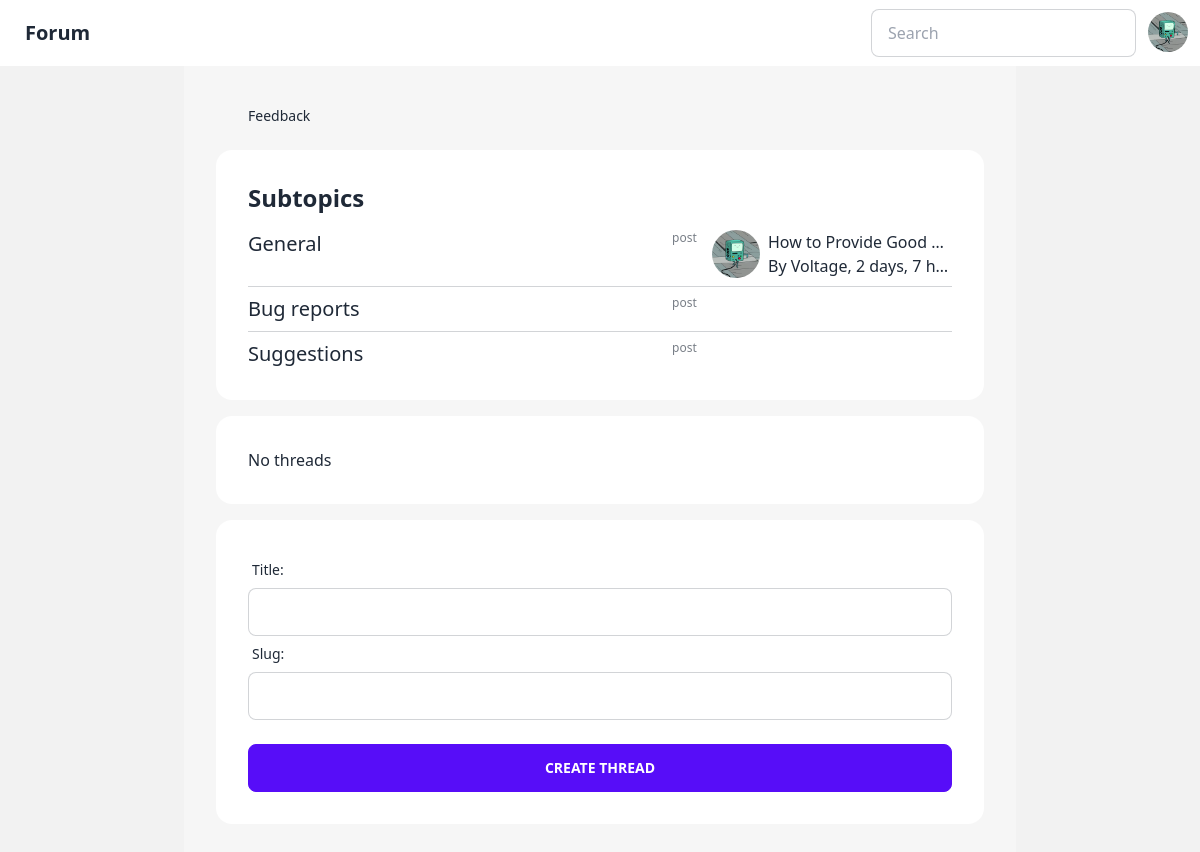
The page /topic/feedback/ (signed in) on the database its author committed.
### app/models.py (models this page shows, shortened)
class SubTopic(models.Model):
    slug = models.SlugField()
    name = models.CharField(max_length=150)
    description = models.CharField(max_length=150, blank=True)
    created_at = models.DateTimeField(auto_now=True)
    topic = models.ForeignKey(
        "self", on_delete=models.DO_NOTHING, null=True, blank=True
    )
    def new(self):
        return self.created_at > now() - timedelta(days=7)
    class Meta:
        unique_together = ["slug", "topic"]
    def path(self) -> list[SubTopic]:
        path = self.topic.path() if self.topic is not None else []
        return path + [self]
    def get_absolute_url(self):
        if self.topic == None:
            return reverse("topic", kwargs={"topic": self.slug})
        return reverse("topic", kwargs={"topic": self.slug, "topic_pk": self.topic.pk})

class Thread(models.Model):
    subtopic = models.ForeignKey(SubTopic, on_delete=models.DO_NOTHING)
    title = models.CharField(max_length=150)
    slug = models.SlugField()
    author = models.ForeignKey(User, on_delete=models.DO_NOTHING)
    created_at = models.DateTimeField(auto_now=True)
    class Meta:
        unique_together = ["slug", "subtopic"]
    def get_absolute_url(self):
        return reverse(
            "thread", kwargs={"thread": self.slug, "topic_pk": self.subtopic.pk}
        )

class Post(models.Model):
    author = models.ForeignKey(User, on_delete=models.DO_NOTHING)
    thread = models.ForeignKey(Thread, on_delete=models.DO_NOTHING)
    content = models.CharField(max_length=1500)
    created_at = models.DateTimeField(auto_now=True)
    class Meta:
        get_latest_by = "created_at"
    def get_absolute_url(self):
        posts: models.Manager[Post] = self.thread.post_set
        index = posts.filter(pk__lt=self.pk).count()
        page = index // 10 + 1
        return f"{self.thread.get_absolute_url()}?page={page}#post-{self.pk}"

### app/views.py (the view, shortened to what this page needs)
# urls.py: path("topic/<slug:topic>/", TopicView.as_view(), name="topic"),
class TopicView(CreateView):
    template_name = "topic.html"
    form_class = CreateThreadForm
    def get_initial(self) -> typing.Dict[str, typing.Any]:
        return {
            "slug": self.request.GET.get("slug"),
        }
    def get_context_data(self, **kwargs: typing.Any) -> typing.Dict[str, typing.Any]:
        context = super().get_context_data(**kwargs)
        topic = SubTopic.objects.get(
            slug=self.kwargs["topic"], topic__pk=self.kwargs.get("topic_pk", None)
        )
        threads: Manager[Thread] = topic.thread_set
        context["topic"] = topic
        paginator = Paginator(
            threads.all(),
            10,
        )
        page = self.request.GET.get("page", 1)
        context["paginator"] = paginator
        context["object_list"] = paginator.page(page)
        context["page"] = page
        return context

### app/forms.py
class CreateThreadForm(forms.ModelForm):
    class Meta:
        model = Thread
        exclude = ["author", "subtopic"]
        widgets = {
            "slug": SlugWidget(),
        }

### app/templates/topic.html (shortened to what this page needs)
{% extends 'base.html' %}
{% block main %} {% include 'navbar.html' %}
{% load static %} {% static 'avatar.gif' as avatar %}
{% load humanize %}
<main class="bg-base-200">
  <div class="container mx-auto md:px-24">
    <div class="bg-base-100/30 grid p-8 gap-4">
      <div class="text-sm breadcrumbs ml-8">
        <ul>
          {% for topic in topic.path %}
          <li>
            <a
              href="{{ topic.get_absolute_url }}"
              >{{topic.name}}</a
            >
          </li>
          {% endfor %}
        </ul>
      </div>
      {% if topic.subtopic_set.count %}
      <div class="card bg-base-100">
        <div class="card-body">
          <div class="card-title !text-2xl">Subtopics</div>
          <ul class="divide-y gap-2 grid divide-base-content/20">
            {% for subtopic in topic.subtopic_set.all %}
            <li>{% include 'subtopic.html' %}</li>
            {% endfor%}
          </ul>
        </div>
      </div>
      {% endif %}
      <div class="card bg-base-100">
        <div class="card-body">
          {% if object_list|length > 0 %}
            {% for thread in object_list %}
              {% with post=thread.post_set.latest %} {% if post %}
                {% load static %} {% static "avatar.gif" as avatar %}
              {%endif %} {%endwith%}
            {% endfor%}
          {% else %} No threads {% endif %}
        </div>
      </div>
      <div class="card bg-base-100">
        <div class="card-body">
          {% if user.is_authenticated %}
          <form class="" action="#new" id="new" method="POST">
            {% csrf_token %} {{form.as_div}}
            <div class="form-control mt-6">
              <button class="btn btn-primary" type="submit">
                Create Thread
              </button>
            </div>
          </form>
          {% endif %}
        </div>
      </div>
    </div>
  </div>
</main>
{% endblock %}

### app/templates/subtopic.html (shortened to what this page needs)
{% load humanize %}
<div class="grid grid-cols-[1fr_4rem_minmax(3rem,15rem)] pt-2 items-start">
  <div>
    <div class="flex gap-2 items-center text-xl">
      <a href="{{ subtopic.get_absolute_url }}" class="link link-hover"
        >{{subtopic.name}}</a
      >
    </div>
  </div>
  <div class="stat py-0">
    <div class="stat-desc">post{{subtopic.post_count|pluralize}}</div>
  </div>
  {% with thread=subtopic.thread_set.first %}
  {% with post=thread.post_set.latest %} {% if post %}
  <div class="flex gap-2">
    <div class="avatar">
      {% load static %} {% static "avatar.gif" as avatar %}
      <div class="w-12 rounded-full">
        <img src="{{post.author.profile.avatar|default:avatar}}" />
      </div>
    </div>
    <div class="truncate">
      <div class="truncate">
        <a
          class="link link-hover"
          href="{{post.get_absolute_url}}"
          >{{thread.title}}</a
        >
      </div>
      <span>By {{ post.author.username }},</span>
      <time datetime="{{created_at|date:'c'}}"
        >{{post.created_at|naturaltime}}</time
      >
    </div>
  </div>
  {% endif %} {% endwith %} {% endwith %}
</div>

### rows shown on the page
SubTopic: name "Feedback"
SubTopic: name "General", thread_set.first "How to Provide Good…"
Post: author.username "Voltage", created_at "2 days, 7 h…"
SubTopic: name "Bug reports"
SubTopic: name "Suggestions"

### other values the page prints
{{ label }} "Title:" "Slug:"
